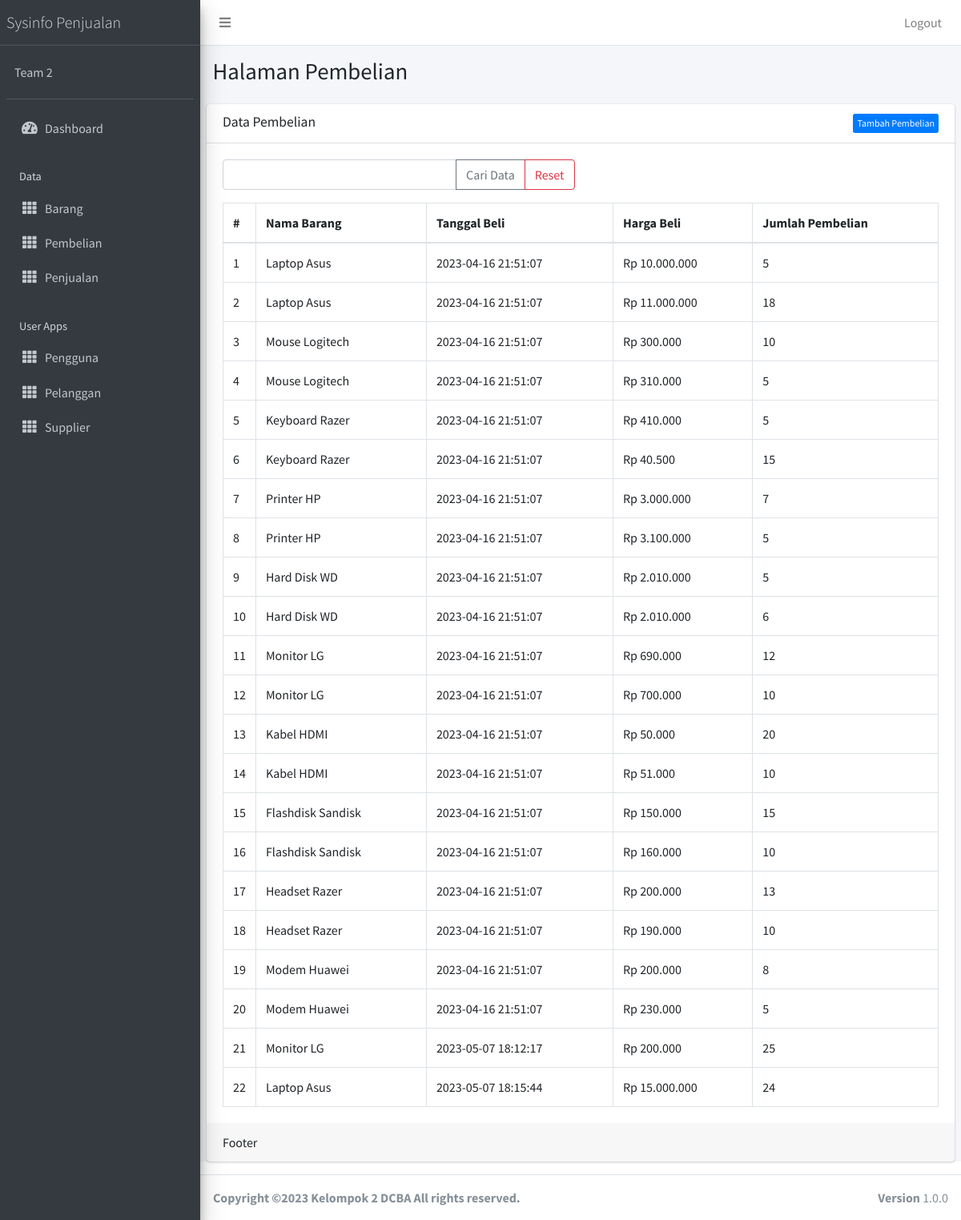
Page /public/pembelian (signed in) on the committed database.
### tables this page shows
CREATE TABLE `tb_pembelian` (
  `Id_Pembelian` int(11) NOT NULL,
  `Tgl_Pembelian` datetime NOT NULL,
  `Harga_Beli` int(11) NOT NULL,
  `Jumlah_Pembelian` int(11) NOT NULL,
  `Id_barang` int(11) NOT NULL
);

CREATE TABLE `tb_barang` (
  `Id_Barang` int(11) NOT NULL,
  `Nama_Barang` varchar(100) NOT NULL,
  `Keterangan` varchar(255) DEFAULT NULL,
  `Satuan` varchar(50) NOT NULL,
  `Qty` int(11) NOT NULL,
  `Id_Pengguna` int(11) NOT NULL
);

### app/core/Controller.php (called while the page is built, shortened)
<?php
class Controller{
	public function view($view, $data = [])
	{
		require_once '../app/views/' . $view . '.php';
	}
	public function model($model)
	{
		return new $model;
	}
}

### app/controllers/Pembelian.php (called while the page is built, shortened)
<?php
class Pembelian extends Controller {
	public function index()
	{
		$data['title'] = 'Data Pembelian';
		$data['pembelian'] = $this->model('PembelianModel')->getAllPembelian();
		$this->view('pembelian/index', $data);
	}
}

### app/core/App.php (called while the page is built, shortened)
<?php
class App{
	protected $method = 'index';
	protected $params = [];
	public function __construct(){
		$this->controller = new $this->controller;
		call_user_func_array([$this->controller, $this->method], $this->params);
	}
}

### public/index.php (called while the page is built, shortened)
<?php
$app = new App;

### app/core/Database.php (called while the page is built, shortened)
<?php
class Database{
	private $host = DB_HOST;
	private $user = DB_USER;
	private $pass = DB_PASS;
	private $dbnm = DB_NAME;
	private $dbh;
	private $stmt;
	public function __construct()
	{
		$dsn = 'mysql:host='. $this->host .';dbname='. $this->dbnm;
		$option = [
			PDO::ATTR_PERSISTENT => true,
			PDO::ATTR_ERRMODE => PDO::ERRMODE_EXCEPTION
		];
		try{
			$this->dbh = new PDO($dsn,$this->user,$this->pass, $option);
		}catch(PDOException $e){
			die($e->getMessage());
		}
	}
	public function query($query)
	{
		$this->stmt = $this->dbh->prepare($query);
	}
	public function execute()
	{
		$this->stmt->execute();
	}
	public function resultSet()
	{
		$this->execute();
		return $this->stmt->fetchAll(PDO::FETCH_ASSOC);
	}
}

### app/models/PembelianModel.php (called while the page is built, shortened)
<?php
class PembelianModel {
	private $table = 'tb_pembelian';
	private $db;
	public function __construct()
	{
		$this->db = new Database;
	}
	public function getAllPembelian()
	{
		$this->db->query("SELECT tb_pembelian.*, tb_barang.Nama_Barang as nama_barang FROM " . $this->table . " JOIN tb_barang ON tb_barang.Id_Barang = tb_pembelian.Id_barang");
		return $this->db->resultSet();
	}
}

### app/views/pembelian/index.php (the view, shortened to what this page needs)
<?php
  function format_rupiah($angka){
  $rupiah = "Rp " . number_format($angka,0,',','.');
  return $rupiah;
}
?>
  <div class="content-wrapper">
    <section class="content-header">
      <div class="container-fluid">
        <div class="row mb-2">
          <div class="col-sm-6">
            <h1>Halaman Pembelian</h1>
          </div>
        </div>
      </div>
    </section>
    <section class="content">
      <div class="card">
        <div class="card-header">
          <h3 class="card-title"><?= $data['title'] ?></h3> <div class="btn-group float-right"><a href="<?= base_url; ?>/pembelian/tambah" class="btn float-right btn-xs btn btn-primary">Tambah Pembelian</a></div>
        </div>
        <div class="card-body">
      <form action="<?= base_url; ?>/pembelian/cari" method="post">
      <div class="row mb-3">
          <div class="col-lg-6">
            <div class="input-group">
              <input type="text" class="form-control" placeholder="" name="key" >
          <div class="input-group-append">
                <button class="btn btn-outline-secondary" type="submit">Cari Data</button>
                <a class="btn btn-outline-danger" href="<?= base_url; ?>/pembelian" >Reset</a>
          </div>
        </div>
  </div>
</div>
    </form>
          <table class="table table-bordered">
                  <thead>
                    <tr>
                      <th style="width: 10px">#</th>
                      <th>Nama Barang</th>
                      <th>Tanggal Beli</th>
                      <th>Harga Beli</th>
                      <th>Jumlah Pembelian</th>
                    </tr>
                  </thead>
                  <tbody>
                  <?php $no=1; ?>
                    <?php foreach ($data['pembelian'] as $row) :?>
                    <tr>
                      <td><?= $no; ?></td>
                      <td><?= $row['nama_barang'];?></td>
                      <td><?= $row['Tgl_Pembelian'];?></td>
                      <td><?= format_rupiah($row['Harga_Beli']);?></td>
                      <td><?= $row['Jumlah_Pembelian'];?></td>
                    </tr>
                    <?php $no++; endforeach; ?>
                  </tbody>
                </table>
        </div>
        <div class="card-footer">
          Footer
        </div>
      </div>
    </section>
  </div>

### rows in the picture
tb_pembelian: Id_barang.Nama_Barang "Laptop Asus", Tgl_Pembelian "2023-04-16 21:51:07", Harga_Beli "Rp 10.000.000", Jumlah_Pembelian "5"
tb_pembelian: Id_barang.Nama_Barang "Laptop Asus", Tgl_Pembelian "2023-04-16 21:51:07", Harga_Beli "Rp 11.000.000", Jumlah_Pembelian "18"
tb_pembelian: Id_barang.Nama_Barang "Mouse Logitech", Tgl_Pembelian "2023-04-16 21:51:07", Harga_Beli "Rp 300.000", Jumlah_Pembelian "10"
tb_pembelian: Id_barang.Nama_Barang "Mouse Logitech", Tgl_Pembelian "2023-04-16 21:51:07", Harga_Beli "Rp 310.000", Jumlah_Pembelian "5"
tb_pembelian: Id_barang.Nama_Barang "Keyboard Razer", Tgl_Pembelian "2023-04-16 21:51:07", Harga_Beli "Rp 410.000", Jumlah_Pembelian "5"
tb_pembelian: Id_barang.Nama_Barang "Keyboard Razer", Tgl_Pembelian "2023-04-16 21:51:07", Harga_Beli "Rp 40.500", Jumlah_Pembelian "15"
tb_pembelian: Id_barang.Nama_Barang "Printer HP", Tgl_Pembelian "2023-04-16 21:51:07", Harga_Beli "Rp 3.000.000", Jumlah_Pembelian "7"
tb_pembelian: Id_barang.Nama_Barang "Printer HP", Tgl_Pembelian "2023-04-16 21:51:07", Harga_Beli "Rp 3.100.000", Jumlah_Pembelian "5"
tb_pembelian: Id_barang.Nama_Barang "Hard Disk WD", Tgl_Pembelian "2023-04-16 21:51:07", Harga_Beli "Rp 2.010.000", Jumlah_Pembelian "5"
tb_pembelian: Id_barang.Nama_Barang "Hard Disk WD", Tgl_Pembelian "2023-04-16 21:51:07", Harga_Beli "Rp 2.010.000", Jumlah_Pembelian "6"
tb_pembelian: Id_barang.Nama_Barang "Monitor LG", Tgl_Pembelian "2023-04-16 21:51:07", Harga_Beli "Rp 690.000", Jumlah_Pembelian "12"
tb_pembelian: Id_barang.Nama_Barang "Monitor LG", Tgl_Pembelian "2023-04-16 21:51:07", Harga_Beli "Rp 700.000", Jumlah_Pembelian "10"
tb_pembelian: Id_barang.Nama_Barang "Kabel HDMI", Tgl_Pembelian "2023-04-16 21:51:07", Harga_Beli "Rp 50.000", Jumlah_Pembelian "20"
tb_pembelian: Id_barang.Nama_Barang "Kabel HDMI", Tgl_Pembelian "2023-04-16 21:51:07", Harga_Beli "Rp 51.000", Jumlah_Pembelian "10"
tb_pembelian: Id_barang.Nama_Barang "Flashdisk Sandisk", Tgl_Pembelian "2023-04-16 21:51:07", Harga_Beli "Rp 150.000", Jumlah_Pembelian "15"
tb_pembelian: Id_barang.Nama_Barang "Flashdisk Sandisk", Tgl_Pembelian "2023-04-16 21:51:07", Harga_Beli "Rp 160.000", Jumlah_Pembelian "10"
tb_pembelian: Id_barang.Nama_Barang "Headset Razer", Tgl_Pembelian "2023-04-16 21:51:07", Harga_Beli "Rp 200.000", Jumlah_Pembelian "13"
tb_pembelian: Id_barang.Nama_Barang "Headset Razer", Tgl_Pembelian "2023-04-16 21:51:07", Harga_Beli "Rp 190.000", Jumlah_Pembelian "10"
tb_pembelian: Id_barang.Nama_Barang "Modem Huawei", Tgl_Pembelian "2023-04-16 21:51:07", Harga_Beli "Rp 200.000", Jumlah_Pembelian "8"
tb_pembelian: Id_barang.Nama_Barang "Modem Huawei", Tgl_Pembelian "2023-04-16 21:51:07", Harga_Beli "Rp 230.000", Jumlah_Pembelian "5"
tb_pembelian: Id_barang.Nama_Barang "Monitor LG", Tgl_Pembelian "2023-05-07 18:12:17", Harga_Beli "Rp 200.000", Jumlah_Pembelian "25"
tb_pembelian: Id_barang.Nama_Barang "Laptop Asus", Tgl_Pembelian "2023-05-07 18:15:44", Harga_Beli "Rp 15.000.000", Jumlah_Pembelian "24"

### other values in the picture
$data['title'] "Data Pembelian"
